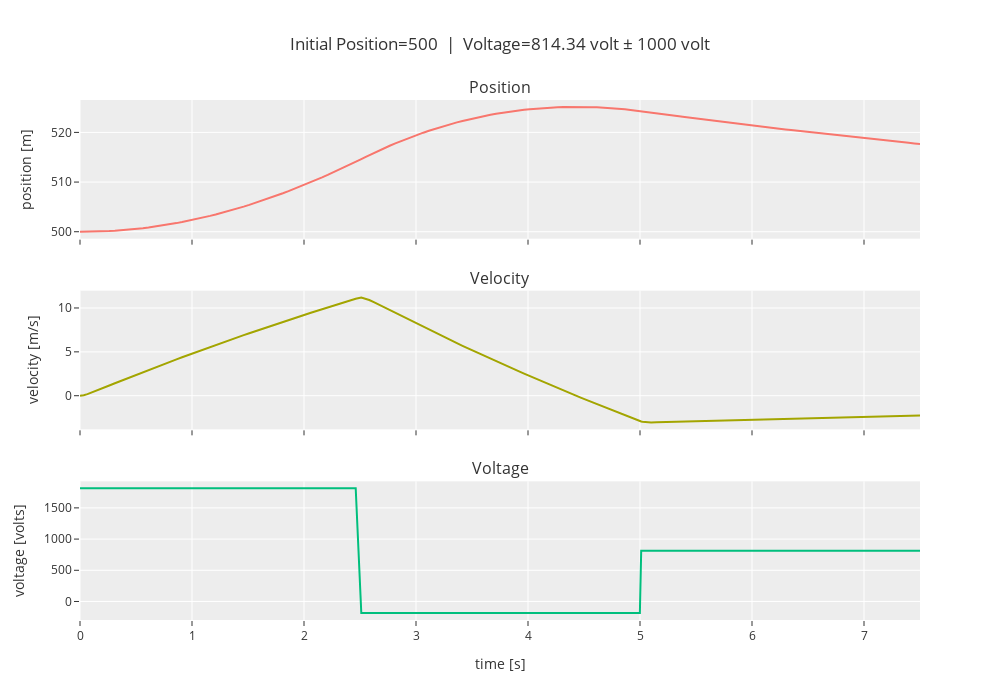

The notebook cell saved with this chart:
### Markdown cell above
### Far Away from Initial Conditions

### Code cell
linear_analysis(x_far, doublet_magnitude=v_far)

### Figure 1 — Plotly figure (JSON) as saved in the notebook; plotly's stock layout.template omitted (floating-point values rounded to 4 significant figures; data arrays with more than 128 entries replaced by an {"elided": "..."} marker saying what was removed)
{"data": [{"type": "scatter", "x": {"elided": "159 float values"}, "xaxis": "x", "y": {"elided": "159 float values"}, "yaxis": "y"}, {"type": "scatter", "x": {"elided": "159 float values"}, "xaxis": "x2", "y": {"elided": "159 float values"}, "yaxis": "y2"}, {"type": "scatter", "x": {"elided": "159 float values"}, "xaxis": "x3", "y": {"elided": "159 float values"}, "yaxis": "y3"}], "layout": {"annotations": [{"font": {"size": 16}, "showarrow": false, "text": "Position", "x": 0.5, "xanchor": "center", "xref": "paper", "y": 1, "yanchor": "bottom", "yref": "paper"}, {"font": {"size": 16}, "showarrow": false, "text": "Velocity", "x": 0.5, "xanchor": "center", "xref": "paper", "y": 0.6333, "yanchor": "bottom", "yref": "paper"}, {"font": {"size": 16}, "showarrow": false, "text": "Voltage", "x": 0.5, "xanchor": "center", "xref": "paper", "y": 0.2667, "yanchor": "bottom", "yref": "paper"}], "height": 700, "showlegend": false, "title": {"text": "Initial Position=500  |  Voltage=814.34 volt ± 1000 volt"}, "width": 1000, "xaxis": {"anchor": "y", "autorange": true, "domain": [0, 1], "matches": "x3", "range": [0, 7.5], "showticklabels": false, "type": "linear"}, "xaxis2": {"anchor": "y2", "autorange": true, "domain": [0, 1], "matches": "x3", "range": [0, 7.5], "showticklabels": false, "type": "linear"}, "xaxis3": {"anchor": "y3", "autorange": true, "domain": [0, 1], "range": [0, 7.5], "title": {"text": "time [s]"}, "type": "linear"}, "yaxis": {"anchor": "x", "autorange": true, "domain": [0.7333, 1], "range": [498.6, 526.5], "title": {"text": "position [m]"}, "type": "linear"}, "yaxis2": {"anchor": "x2", "autorange": true, "domain": [0.3667, 0.6333], "range": [-3.831, 11.97], "title": {"text": "velocity [m/s]"}, "type": "linear"}, "yaxis3": {"anchor": "x3", "autorange": true, "domain": [0, 0.2667], "range": [-296.8, 1925.0], "title": {"text": "voltage [volts]"}, "type": "linear"}}}
